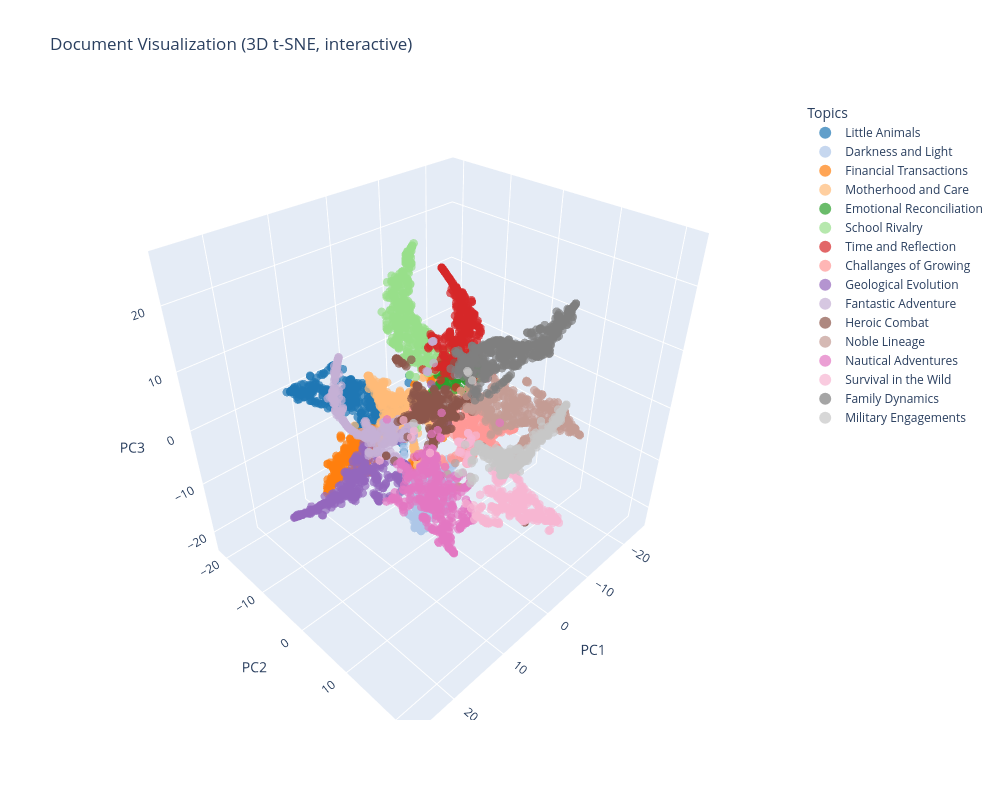

Notebook code for this chart:
### Code cell
# 3D plot
from mpl_toolkits.mplot3d import Axes3D  # needed for 3D plotting

# -----------------------
# Step 1. Doc-topic matrix
# -----------------------
doc_topic_matrix = final_model['topic-document-matrix'].T

# -----------------------
# Step 2. Embed docs (3D)
# -----------------------
#method='PCA'
#pca = PCA(n_components=3)
#doc_embeddings = pca.fit_transform(doc_topic_matrix)

method = 't-SNE'
tsne = TSNE(n_components=3, random_state=42, perplexity=30)
doc_embeddings = tsne.fit_transform(doc_topic_matrix)

# Dominant topic index and its probability
n_docs, n_topics = doc_topic_matrix.shape[0], doc_topic_matrix.shape[1]
dominant_topic = np.argmax(doc_topic_matrix, axis=1)
dominant_prob = doc_topic_matrix[np.arange(n_docs), dominant_topic]

# -----------------------
# Step 3. Build DataFrame for Plotly
# -----------------------
df_plot = pd.DataFrame({
    "PC1": doc_embeddings[:, 0],
    "PC2": doc_embeddings[:, 1],
    "PC3": doc_embeddings[:, 2],
    "TopicID": dominant_topic,
    "TopicLabel": [topic_labels[t] for t in dominant_topic]  # map ID → label
})

# -----------------------
# Step 4. Interactive 3D Plot
# -----------------------
fig = px.scatter_3d(
    df_plot,
    x="PC1",
    y="PC2",
    z="PC3",
    color="TopicLabel",   # legend will now show labels, not IDs
    color_discrete_sequence=color_sequence,  # 20 distinct colors
    hover_data=["TopicID", "TopicLabel"],  # info when hovering
    title=f"Document Visualization (3D {method}, interactive)"
)

# Increase figure size
fig.update_layout(
    width=1000,
    height=800,
    legend=dict(
        title="Topics",
        itemsizing="constant"
    )
)

fig.update_traces(marker=dict(size=5, opacity=0.7))
fig.show()

### Figure 1 — Plotly figure (JSON) as saved in the notebook; plotly's stock layout.template omitted (floating-point values rounded to 4 significant figures; data arrays with more than 128 entries replaced by an {"elided": "..."} marker saying what was removed)
{"data": [{"customdata": {"elided": "395x2 mixed values"}, "hovertemplate": "TopicLabel=%{customdata[1]}<br>PC1=%{x}<br>PC2=%{y}<br>PC3=%{z}<br>TopicID=%{customdata[0]}<extra></extra>", "legendgroup": "Little Animals", "marker": {"color": "#1f77b4", "opacity": 0.7, "size": 5, "symbol": "circle"}, "mode": "markers", "name": "Little Animals", "scene": "scene", "showlegend": true, "type": "scatter3d", "x": {"elided": "395 float values"}, "y": {"elided": "395 float values"}, "z": {"elided": "395 float values"}}, {"customdata": {"elided": "391x2 mixed values"}, "hovertemplate": "TopicLabel=%{customdata[1]}<br>PC1=%{x}<br>PC2=%{y}<br>PC3=%{z}<br>TopicID=%{customdata[0]}<extra></extra>", "legendgroup": "Darkness and Light", "marker": {"color": "#aec7e8", "opacity": 0.7, "size": 5, "symbol": "circle"}, "mode": "markers", "name": "Darkness and Light", "scene": "scene", "showlegend": true, "type": "scatter3d", "x": {"elided": "391 float values"}, "y": {"elided": "391 float values"}, "z": {"elided": "391 float values"}}, {"customdata": {"elided": "355x2 mixed values"}, "hovertemplate": "TopicLabel=%{customdata[1]}<br>PC1=%{x}<br>PC2=%{y}<br>PC3=%{z}<br>TopicID=%{customdata[0]}<extra></extra>", "legendgroup": "Financial Transactions", "marker": {"color": "#ff7f0e", "opacity": 0.7, "size": 5, "symbol": "circle"}, "mode": "markers", "name": "Financial Transactions", "scene": "scene", "showlegend": true, "type": "scatter3d", "x": {"elided": "355 float values"}, "y": {"elided": "355 float values"}, "z": {"elided": "355 float values"}}, {"customdata": {"elided": "425x2 mixed values"}, "hovertemplate": "TopicLabel=%{customdata[1]}<br>PC1=%{x}<br>PC2=%{y}<br>PC3=%{z}<br>TopicID=%{customdata[0]}<extra></extra>", "legendgroup": "Motherhood and Care", "marker": {"color": "#ffbb78", "opacity": 0.7, "size": 5, "symbol": "circle"}, "mode": "markers", "name": "Motherhood and Care", "scene": "scene", "showlegend": true, "type": "scatter3d", "x": {"elided": "425 float values"}, "y": {"elided": "425 float values"}, "z": {"elided": "425 float values"}}, {"customdata": {"elided": "357x2 mixed values"}, "hovertemplate": "TopicLabel=%{customdata[1]}<br>PC1=%{x}<br>PC2=%{y}<br>PC3=%{z}<br>TopicID=%{customdata[0]}<extra></extra>", "legendgroup": "Emotional Reconciliation", "marker": {"color": "#2ca02c", "opacity": 0.7, "size": 5, "symbol": "circle"}, "mode": "markers", "name": "Emotional Reconciliation", "scene": "scene", "showlegend": true, "type": "scatter3d", "x": {"elided": "357 float values"}, "y": {"elided": "357 float values"}, "z": {"elided": "357 float values"}}, {"customdata": {"elided": "402x2 mixed values"}, "hovertemplate": "TopicLabel=%{customdata[1]}<br>PC1=%{x}<br>PC2=%{y}<br>PC3=%{z}<br>TopicID=%{customdata[0]}<extra></extra>", "legendgroup": "School Rivalry", "marker": {"color": "#98df8a", "opacity": 0.7, "size": 5, "symbol": "circle"}, "mode": "markers", "name": "School Rivalry", "scene": "scene", "showlegend": true, "type": "scatter3d", "x": {"elided": "402 float values"}, "y": {"elided": "402 float values"}, "z": {"elided": "402 float values"}}, {"customdata": {"elided": "329x2 mixed values"}, "hovertemplate": "TopicLabel=%{customdata[1]}<br>PC1=%{x}<br>PC2=%{y}<br>PC3=%{z}<br>TopicID=%{customdata[0]}<extra></extra>", "legendgroup": "Time and Reflection", "marker": {"color": "#d62728", "opacity": 0.7, "size": 5, "symbol": "circle"}, "mode": "markers", "name": "Time and Reflection", "scene": "scene", "showlegend": true, "type": "scatter3d", "x": {"elided": "329 float values"}, "y": {"elided": "329 float values"}, "z": {"elided": "329 float values"}}, {"customdata": {"elided": "394x2 mixed values"}, "hovertemplate": "TopicLabel=%{customdata[1]}<br>PC1=%{x}<br>PC2=%{y}<br>PC3=%{z}<br>TopicID=%{customdata[0]}<extra></extra>", "legendgroup": "Challanges of Growing", "marker": {"color": "#ff9896", "opacity": 0.7, "size": 5, "symbol": "circle"}, "mode": "markers", "name": "Challanges of Growing", "scene": "scene", "showlegend": true, "type": "scatter3d", "x": {"elided": "394 float values"}, "y": {"elided": "394 float values"}, "z": {"elided": "394 float values"}}, {"customdata": {"elided": "312x2 mixed values"}, "hovertemplate": "TopicLabel=%{customdata[1]}<br>PC1=%{x}<br>PC2=%{y}<br>PC3=%{z}<br>TopicID=%{customdata[0]}<extra></extra>", "legendgroup": "Geological Evolution", "marker": {"color": "#9467bd", "opacity": 0.7, "size": 5, "symbol": "circle"}, "mode": "markers", "name": "Geological Evolution", "scene": "scene", "showlegend": true, "type": "scatter3d", "x": {"elided": "312 float values"}, "y": {"elided": "312 float values"}, "z": {"elided": "312 float values"}}, {"customdata": {"elided": "271x2 mixed values"}, "hovertemplate": "TopicLabel=%{customdata[1]}<br>PC1=%{x}<br>PC2=%{y}<br>PC3=%{z}<br>TopicID=%{customdata[0]}<extra></extra>", "legendgroup": "Fantastic Adventure", "marker": {"color": "#c5b0d5", "opacity": 0.7, "size": 5, "symbol": "circle"}, "mode": "markers", "name": "Fantastic Adventure", "scene": "scene", "showlegend": true, "type": "scatter3d", "x": {"elided": "271 float values"}, "y": {"elided": "271 float values"}, "z": {"elided": "271 float values"}}, {"customdata": {"elided": "370x2 mixed values"}, "hovertemplate": "TopicLabel=%{customdata[1]}<br>PC1=%{x}<br>PC2=%{y}<br>PC3=%{z}<br>TopicID=%{customdata[0]}<extra></extra>", "legendgroup": "Heroic Combat", "marker": {"color": "#8c564b", "opacity": 0.7, "size": 5, "symbol": "circle"}, "mode": "markers", "name": "Heroic Combat", "scene": "scene", "showlegend": true, "type": "scatter3d", "x": {"elided": "370 float values"}, "y": {"elided": "370 float values"}, "z": {"elided": "370 float values"}}, {"customdata": {"elided": "386x2 mixed values"}, "hovertemplate": "TopicLabel=%{customdata[1]}<br>PC1=%{x}<br>PC2=%{y}<br>PC3=%{z}<br>TopicID=%{customdata[0]}<extra></extra>", "legendgroup": "Noble Lineage", "marker": {"color": "#c49c94", "opacity": 0.7, "size": 5, "symbol": "circle"}, "mode": "markers", "name": "Noble Lineage", "scene": "scene", "showlegend": true, "type": "scatter3d", "x": {"elided": "386 float values"}, "y": {"elided": "386 float values"}, "z": {"elided": "386 float values"}}, {"customdata": {"elided": "400x2 mixed values"}, "hovertemplate": "TopicLabel=%{customdata[1]}<br>PC1=%{x}<br>PC2=%{y}<br>PC3=%{z}<br>TopicID=%{customdata[0]}<extra></extra>", "legendgroup": "Nautical Adventures", "marker": {"color": "#e377c2", "opacity": 0.7, "size": 5, "symbol": "circle"}, "mode": "markers", "name": "Nautical Adventures", "scene": "scene", "showlegend": true, "type": "scatter3d", "x": {"elided": "400 float values"}, "y": {"elided": "400 float values"}, "z": {"elided": "400 float values"}}, {"customdata": {"elided": "324x2 mixed values"}, "hovertemplate": "TopicLabel=%{customdata[1]}<br>PC1=%{x}<br>PC2=%{y}<br>PC3=%{z}<br>TopicID=%{customdata[0]}<extra></extra>", "legendgroup": "Survival in the Wild", "marker": {"color": "#f7b6d2", "opacity": 0.7, "size": 5, "symbol": "circle"}, "mode": "markers", "name": "Survival in the Wild", "scene": "scene", "showlegend": true, "type": "scatter3d", "x": {"elided": "324 float values"}, "y": {"elided": "324 float values"}, "z": {"elided": "324 float values"}}, {"customdata": {"elided": "485x2 mixed values"}, "hovertemplate": "TopicLabel=%{customdata[1]}<br>PC1=%{x}<br>PC2=%{y}<br>PC3=%{z}<br>TopicID=%{customdata[0]}<extra></extra>", "legendgroup": "Family Dynamics", "marker": {"color": "#7f7f7f", "opacity": 0.7, "size": 5, "symbol": "circle"}, "mode": "markers", "name": "Family Dynamics", "scene": "scene", "showlegend": true, "type": "scatter3d", "x": {"elided": "485 float values"}, "y": {"elided": "485 float values"}, "z": {"elided": "485 float values"}}, {"customdata": {"elided": "247x2 mixed values"}, "hovertemplate": "TopicLabel=%{customdata[1]}<br>PC1=%{x}<br>PC2=%{y}<br>PC3=%{z}<br>TopicID=%{customdata[0]}<extra></extra>", "legendgroup": "Military Engagements", "marker": {"color": "#c7c7c7", "opacity": 0.7, "size": 5, "symbol": "circle"}, "mode": "markers", "name": "Military Engagements", "scene": "scene", "showlegend": true, "type": "scatter3d", "x": {"elided": "247 float values"}, "y": {"elided": "247 float values"}, "z": {"elided": "247 float values"}}], "layout": {"height": 800, "legend": {"itemsizing": "constant", "title": {"text": "Topics"}, "tracegroupgap": 0}, "scene": {"domain": {"x": [0, 1], "y": [0, 1]}, "xaxis": {"title": {"text": "PC1"}}, "yaxis": {"title": {"text": "PC2"}}, "zaxis": {"title": {"text": "PC3"}}}, "title": {"text": "Document Visualization (3D t-SNE, interactive)"}, "width": 1000}}
